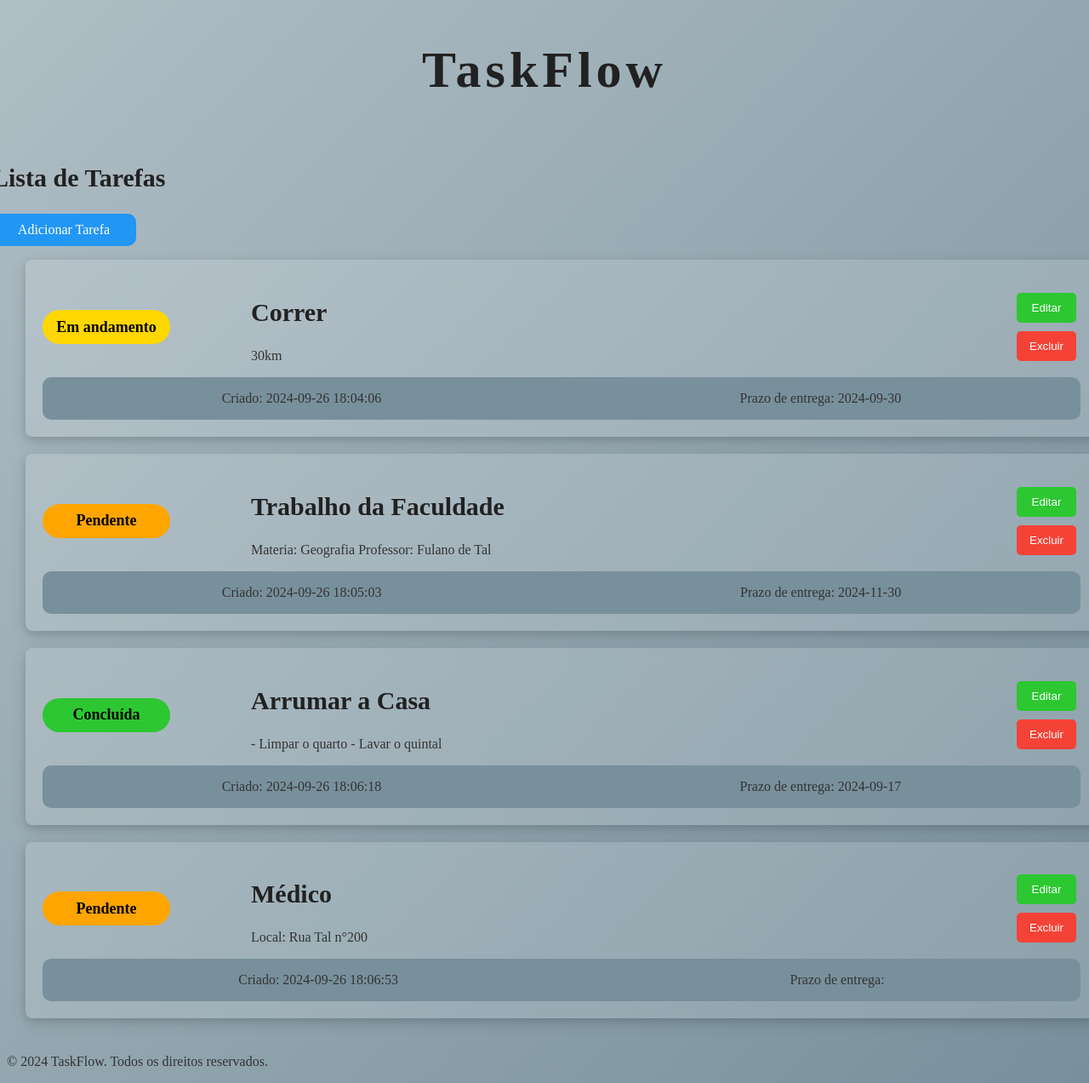
/index, run on the app's committed database.
### tables this page shows
CREATE TABLE tasks (
    id INTEGER PRIMARY KEY AUTOINCREMENT,
    titulo TEXT NOT NULL,
    descricao TEXT,
    status TEXT NOT NULL,
    data_criacao DATETIME DEFAULT CURRENT_TIMESTAMP,
    prazo_entrega DATETIME
);

### app.py (the view)
@app.route("/")
@app.route("/index")
def index():
    tasks = get_all_tasks()
    return render_template("index.html", tasks=tasks)

### form_db.py (called while the page is built)
def get_all_tasks():
    con = sql.connect(DB_PATH)
    con.row_factory = sql.Row  # Permite acessar as colunas pelo nome
    cur = con.cursor()
    cur.execute("SELECT * FROM tasks")
    tasks = cur.fetchall()  # Recupera todas as tarefas
    con.close()
    return tasks

### templates/index.html (shortened to what this page needs)
<!DOCTYPE html>
<html lang="pt-BR">
<head>
    <link rel="stylesheet" href="{{ url_for('static', filename='styles.css') }}">
    <link rel="stylesheet" href="../static/styles.css">
</head>
<body>
    <header>
        <div class="container_titulo">
            <h1>TaskFlow</h1>
        </div>
    </header>
    <main>
        <div class="container_tarefas">
            <div class="container_itens">
                <div class="titulo_tarefas">
                    <h2>Lista de Tarefas</h2>
                </div>
                <div class="add_task_container">
                    <a href="{{ url_for('add_task') }}" class="btn_adicionar"
                        aria-label="Adicionar nova tarefa">Adicionar Tarefa</a>
                </div>
                <ul class="lista_tarefas">
                    {% for task in tasks %}
                    <div class="card">
                        <li class="tarefa">
                            <div class="tarefa_h3">
                                <h3 class="
                                {% if task.status == 'Concluída' %}
                                    status-concluido
                                {% elif task.status == 'Pendente' %}
                                    status-pendente
                                {% elif task.status == 'Em andamento' %}
                                    status-andamento
                                {% endif %}
                            ">{{task.status}}
                                </h3>
                            </div>
                            <div class="tit_desc">
                                <h2>{{ task.titulo }}</h2>
                                <p>{{ task.descricao }}</p>
                            </div>
                            <div class="botoes_tarefa">
                                <form action="{{ url_for('edit_task', id=task.id) }}" method="GET">
                                    <button type="submit" class="btn_editar" aria-label="Editar tarefa">Editar</button>
                                </form>
                                <form action="{{ url_for('delete_task', id=task.id) }}" method="POST"
                                    onsubmit="return confirm('Tem certeza que deseja excluir esta tarefa?');">
                                    <button type="submit" class="btn_excluir"
                                        aria-label="Excluir tarefa">Excluir</button>
                                </form>
                            </div>
                        </li>
                        <div class="datas">
                            <p>Criado: {{ task.data_criacao }}</p>
                            <p>Prazo de entrega: {{ task.prazo_entrega }}</p>
                        </div>
                    </div>
                    {% endfor %}
                </ul>
            </div>
        </div>
    </main>
    <footer>
        <p>&copy; 2024 TaskFlow. Todos os direitos reservados.</p>
    </footer>
</body>
</html>

### static/styles.css (style rules this page uses)
body { font-family: 'Fredericka the Great', cursive; background: linear-gradient(135deg, #B0BEC5, #78909C); color: #333; }
.container_titulo { display: flex; font-size: 30px; letter-spacing: 5px; justify-content: center; }
h1, h2, h3 { color: #212121; }
button { background-color: #2cc731; color: white; border: none; padding: 10px 15px; border-radius: 5px; cursor: pointer; margin: 5px; }
.btn_editar { padding: 10px 17.5px; transition: .2s; }
.btn_excluir { background-color: #F44336; transition: .2s; }
.add_task_container { background-color: #2196F3; display: flex; border-radius: 10px; padding: 10px; width: 150px; justify-content: center; transition: .2s; }
a { display: flex; color: white; text-decoration: none; }
.container_tarefas { display: flex; align-items: center; flex-direction: column; }
.container_tarefas h2 { font-size: 30px; }
.container_itens { padding: 10px 20px; width: 1300px; flex-wrap: wrap; }
.lista_tarefas { display: flex; flex-direction: column; gap: 20px; }
.card { background-color: rgba(255, 255, 255, 0.137); padding: 20px; border-radius: 8px; box-shadow: 0 4px 8px rgba(0, 0, 0, 0.1), 0 6px 20px rgba(0, 0, 0, 0.1); transition: box-shadow 0.3s ease-in-out; }
.tarefa { display: flex; justify-content: space-between; }
.tarefa_h3 { display: flex; margin: 0; padding: 0; align-items: center; }
.status-concluido { background-color: #2cc731; color: black; }
.status-pendente { background-color: #FFA500; color: black; }
.status-andamento { background-color: #FFD700; color: black; }
.tarefa h3 { display: flex; justify-content: center; align-items: center; width: 150px; height: 40px; border-radius: 30px; font-size: 18px; padding: 0; margin: 0; }
.tit_desc { margin: 0 20px; width: 100vh; }
.tit_desc p { flex-direction: column; overflow-wrap: break-word; }
.datas { background-color: #78909C; width: 100%; display: flex; justify-content: space-around; border-radius: 10px; }
.botoes_tarefa { display: flex; flex-direction: column; justify-content: center; }

### data on the page
tasks: status "Em andamento", titulo "Correr", descricao "30km", data_criacao "2024-09-26 18:04:06", prazo_entrega "2024-09-30"
tasks: status "Pendente", titulo "Trabalho da Faculdade", descricao "Materia: Geografia Professor: Fulano de Tal", data_criacao "2024-09-26 18:05:03", prazo_entrega "2024-11-30"
tasks: status "Concluída", titulo "Arrumar a Casa", descricao "- Limpar o quarto - Lavar o quintal", data_criacao "2024-09-26 18:06:18", prazo_entrega "2024-09-17"
tasks: status "Pendente", titulo "Médico", descricao "Local: Rua Tal n°200", data_criacao "2024-09-26 18:06:53"
